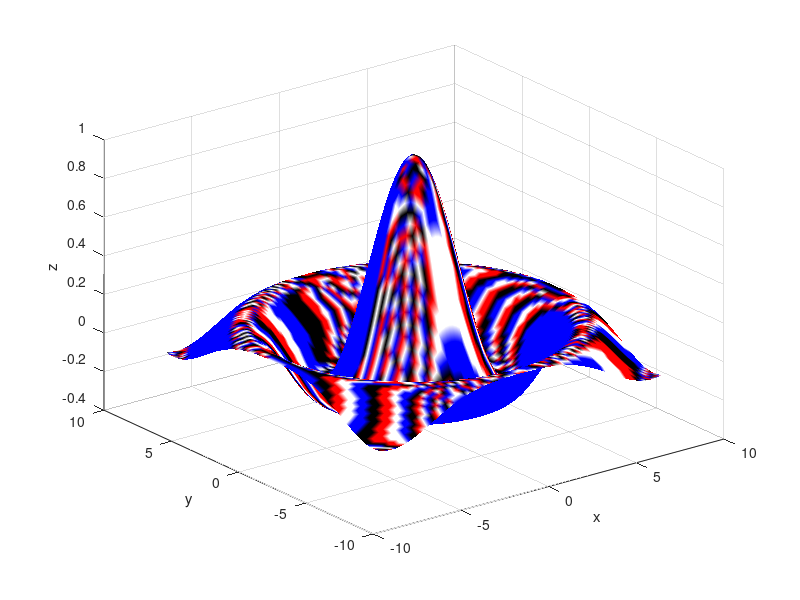

Reproduce this figure in MATLAB.
clear
clc
close all

x = -8:0.2:8;
y = x;
[x y] = meshgrid(x,y);

R = sqrt(x.^2 + y.^2);
S = sin(R);
[i,j] = find(R==0);
R(i,j)=1;
S(i,j)=1;
z = S./R;

surfl(x,y,z)
xlabel('x')
ylabel('y')
zlabel('z')

shading interp
colormap("flag")
